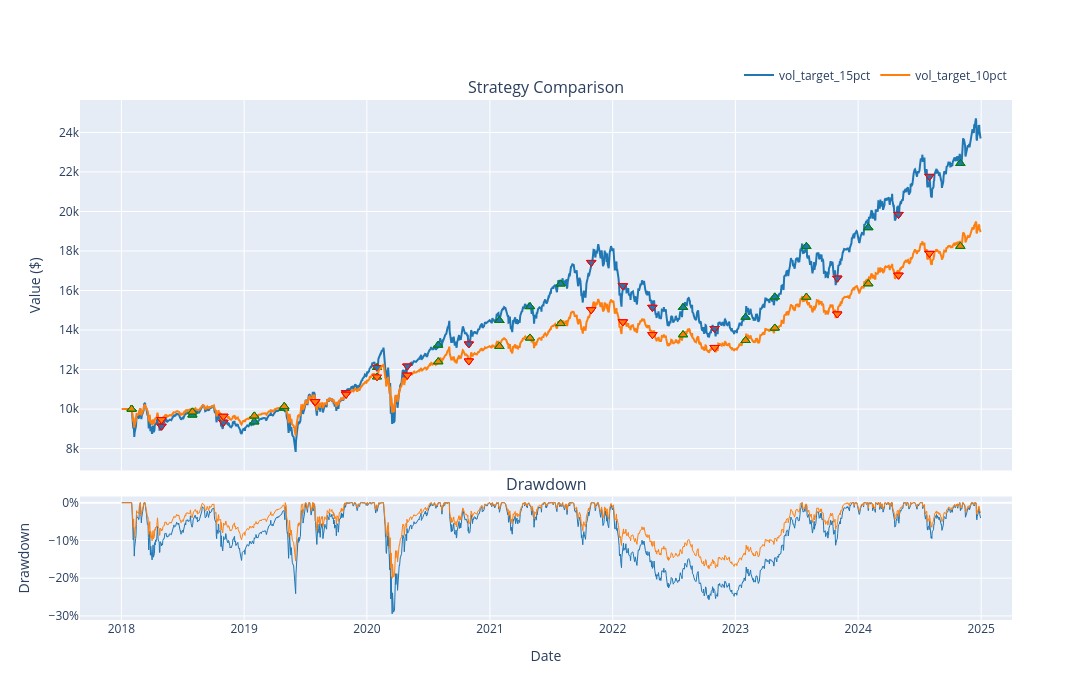

The notebook cell saved with this chart:
### Code cell
sensitivity.plot_interactive()

### Figure 1 — Plotly figure (JSON) as saved in the notebook; plotly's stock layout.template omitted (floating-point values rounded to 4 significant figures; data arrays with more than 128 entries replaced by an {"elided": "..."} marker saying what was removed)
{"data": [{"hoverinfo": "none", "legendgroup": "vol_target_15pct", "line": {"color": "#1f77b4", "width": 2}, "mode": "lines", "name": "vol_target_15pct", "type": "scatter", "x": {"elided": "1760 str values"}, "xaxis": "x", "y": {"elided": "1760 float values"}, "yaxis": "y"}, {"hovertemplate": "%{x|%Y-%m-%d}<br>%{text}<extra></extra>", "legendgroup": "vol_target_15pct", "marker": {"color": "#1f77b4", "line": {"color": "green", "width": 1}, "size": 8, "symbol": "triangle-up"}, "mode": "markers", "name": "vol_target_15pct Buy", "showlegend": false, "text": ["vol_target_15pct BUY QQQ<br>$160.77 × 90.00", "vol_target_15pct BUY BIL<br>$74.95 × 55.16", "vol_target_15pct BUY GLD<br>$127.65 × 16.19", "vol_target_15pct BUY QQQ<br>$168.09 × 13.36", "vol_target_15pct BUY BIL<br>$75.52 × 10.75", "vol_target_15pct BUY GLD<br>$115.99 × 4.07", "vol_target_15pct BUY QQQ<br>$160.94 × 9.06", "vol_target_15pct BUY BIL<br>$76.29 × 5.27", "vol_target_15pct BUY GLD<br>$124.75 × 1.25", "vol_target_15pct BUY QQQ<br>$181.73 × 86.11", "vol_target_15pct BUY BIL<br>$76.71 × 60.81", "vol_target_15pct BUY GLD<br>$121.20 × 19.46", "vol_target_15pct BUY BIL<br>$77.80 × 4.20", "vol_target_15pct BUY GLD<br>$149.33 × 0.62", "vol_target_15pct BUY QQQ<br>$257.46 × 13.89", "vol_target_15pct BUY BIL<br>$78.03 × 16.61", "vol_target_15pct BUY GLD<br>$185.43 × 2.92", "vol_target_15pct BUY QQQ<br>$305.26 × 5.30", "vol_target_15pct BUY BIL<br>$78.01 × 10.37", "vol_target_15pct BUY GLD<br>$172.61 × 2.46", "vol_target_15pct BUY QQQ<br>$328.41 × 12.01", "vol_target_15pct BUY BIL<br>$78.00 × 17.23", "vol_target_15pct BUY GLD<br>$165.66 × 4.40", "vol_target_15pct BUY QQQ<br>$354.65 × 18.64", "vol_target_15pct BUY BIL<br>$77.96 × 28.55", "vol_target_15pct BUY GLD<br>$169.82 × 6.24", "vol_target_15pct BUY QQQ<br>$308.58 × 4.54", "vol_target_15pct BUY BIL<br>$78.06 × 5.31", "vol_target_15pct BUY GLD<br>$164.10 × 1.71", "vol_target_15pct BUY QQQ<br>$289.40 × 10.99", "vol_target_15pct BUY BIL<br>$79.26 × 12.67", "vol_target_15pct BUY GLD<br>$179.41 × 1.94", "vol_target_15pct BUY QQQ<br>$317.34 × 8.48", "vol_target_15pct BUY BIL<br>$80.14 × 12.60", "vol_target_15pct BUY GLD<br>$184.80 × 2.59", "vol_target_15pct BUY QQQ<br>$377.99 × 7.39", "vol_target_15pct BUY BIL<br>$81.12 × 18.36", "vol_target_15pct BUY GLD<br>$182.35 × 4.35", "vol_target_15pct BUY QQQ<br>$412.42 × 7.38", "vol_target_15pct BUY BIL<br>$83.29 × 18.39", "vol_target_15pct BUY GLD<br>$188.45 × 3.96", "vol_target_15pct BUY QQQ<br>$480.63 × 15.62", "vol_target_15pct BUY BIL<br>$86.58 × 25.47", "vol_target_15pct BUY GLD<br>$253.51 × 3.55"], "type": "scatter", "x": ["2018-01-31T05:00:00.000000", "2018-01-31T05:00:00.000000", "2018-01-31T05:00:00.000000", "2018-07-31T04:00:00.000000", "2018-07-31T04:00:00.000000", "2018-07-31T04:00:00.000000", "2019-01-31T05:00:00.000000", "2019-01-31T05:00:00.000000", "2019-01-31T05:00:00.000000", "2019-04-30T04:00:00.000000", "2019-04-30T04:00:00.000000", "2019-04-30T04:00:00.000000", "2020-01-31T05:00:00.000000", "2020-01-31T05:00:00.000000", "2020-07-31T04:00:00.000000", "2020-07-31T04:00:00.000000", "2020-07-31T04:00:00.000000", "2021-01-29T05:00:00.000000", "2021-01-29T05:00:00.000000", "2021-01-29T05:00:00.000000", "2021-04-30T04:00:00.000000", "2021-04-30T04:00:00.000000", "2021-04-30T04:00:00.000000", "2021-07-30T04:00:00.000000", "2021-07-30T04:00:00.000000", "2021-07-30T04:00:00.000000", "2022-07-29T04:00:00.000000", "2022-07-29T04:00:00.000000", "2022-07-29T04:00:00.000000", "2023-01-31T05:00:00.000000", "2023-01-31T05:00:00.000000", "2023-01-31T05:00:00.000000", "2023-04-28T04:00:00.000000", "2023-04-28T04:00:00.000000", "2023-04-28T04:00:00.000000", "2023-07-31T04:00:00.000000", "2023-07-31T04:00:00.000000", "2023-07-31T04:00:00.000000", "2024-01-31T05:00:00.000000", "2024-01-31T05:00:00.000000", "2024-01-31T05:00:00.000000", "2024-10-31T04:00:00.000000", "2024-10-31T04:00:00.000000", "2024-10-31T04:00:00.000000"], "xaxis": "x", "y": [10000, 10000, 10000, 9699.0, 9699.0, 9699.0, 9352.0, 9352.0, 9352.0, 10050.0, 10050.0, 10050.0, 12100.0, 12100.0, 13240.0, 13240.0, 13240.0, 14490.0, 14490.0, 14490.0, 15180.0, 15180.0, 15180.0, 16330.0, 16330.0, 16330.0, 15140.0, 15140.0, 15140.0, 14650.0, 14650.0, 14650.0, 15680.0, 15680.0, 15680.0, 18230.0, 18230.0, 18230.0, 19180.0, 19180.0, 19180.0, 22430.0, 22430.0, 22430.0], "yaxis": "y"}, {"hovertemplate": "%{x|%Y-%m-%d}<br>%{text}<extra></extra>", "legendgroup": "vol_target_15pct", "marker": {"color": "#1f77b4", "line": {"color": "red", "width": 1}, "size": 8, "symbol": "triangle-down"}, "mode": "markers", "name": "vol_target_15pct Sell", "showlegend": false, "text": ["vol_target_15pct SELL QQQ<br>$152.98 × 48.65", "vol_target_15pct SELL BIL<br>$75.19 × 31.12", "vol_target_15pct SELL GLD<br>$124.59 × 8.94", "vol_target_15pct SELL QQQ<br>$162.06 × 29.65", "vol_target_15pct SELL BIL<br>$75.88 × 19.50", "vol_target_15pct SELL GLD<br>$115.15 × 6.29", "vol_target_15pct SELL QQQ<br>$183.63 × 45.30", "vol_target_15pct SELL BIL<br>$77.15 × 30.43", "vol_target_15pct SELL GLD<br>$133.21 × 11.00", "vol_target_15pct SELL QQQ<br>$189.76 × 17.46", "vol_target_15pct SELL BIL<br>$77.53 × 10.77", "vol_target_15pct SELL GLD<br>$142.43 × 3.82", "vol_target_15pct SELL QQQ<br>$211.39 × 0.29", "vol_target_15pct SELL QQQ<br>$211.68 × 36.24", "vol_target_15pct SELL BIL<br>$78.03 × 28.16", "vol_target_15pct SELL GLD<br>$158.80 × 7.58", "vol_target_15pct SELL QQQ<br>$260.94 × 7.46", "vol_target_15pct SELL BIL<br>$78.02 × 6.68", "vol_target_15pct SELL GLD<br>$176.20 × 1.12", "vol_target_15pct SELL QQQ<br>$376.02 × 14.06", "vol_target_15pct SELL BIL<br>$77.95 × 14.41", "vol_target_15pct SELL GLD<br>$166.65 × 3.01", "vol_target_15pct SELL QQQ<br>$354.01 × 25.30", "vol_target_15pct SELL BIL<br>$77.94 × 36.79", "vol_target_15pct SELL GLD<br>$168.09 × 8.67", "vol_target_15pct SELL QQQ<br>$305.83 × 1.20", "vol_target_15pct SELL BIL<br>$77.95 × 5.59", "vol_target_15pct SELL GLD<br>$176.91 × 1.59", "vol_target_15pct SELL QQQ<br>$272.38 × 4.19", "vol_target_15pct SELL BIL<br>$78.50 × 7.92", "vol_target_15pct SELL GLD<br>$151.91 × 1.41", "vol_target_15pct SELL QQQ<br>$346.16 × 12.42", "vol_target_15pct SELL BIL<br>$82.20 × 21.34", "vol_target_15pct SELL GLD<br>$184.09 × 4.71", "vol_target_15pct SELL QQQ<br>$420.51 × 7.64", "vol_target_15pct SELL BIL<br>$84.37 × 10.46", "vol_target_15pct SELL GLD<br>$211.87 × 3.47", "vol_target_15pct SELL QQQ<br>$467.28 × 8.68", "vol_target_15pct SELL BIL<br>$85.48 × 8.41", "vol_target_15pct SELL GLD<br>$226.55 × 2.14"], "type": "scatter", "x": ["2018-04-30T04:00:00.000000", "2018-04-30T04:00:00.000000", "2018-04-30T04:00:00.000000", "2018-10-31T04:00:00.000000", "2018-10-31T04:00:00.000000", "2018-10-31T04:00:00.000000", "2019-07-31T04:00:00.000000", "2019-07-31T04:00:00.000000", "2019-07-31T04:00:00.000000", "2019-10-31T04:00:00.000000", "2019-10-31T04:00:00.000000", "2019-10-31T04:00:00.000000", "2020-01-31T05:00:00.000000", "2020-04-30T04:00:00.000000", "2020-04-30T04:00:00.000000", "2020-04-30T04:00:00.000000", "2020-10-30T04:00:00.000000", "2020-10-30T04:00:00.000000", "2020-10-30T04:00:00.000000", "2021-10-29T04:00:00.000000", "2021-10-29T04:00:00.000000", "2021-10-29T04:00:00.000000", "2022-01-31T05:00:00.000000", "2022-01-31T05:00:00.000000", "2022-01-31T05:00:00.000000", "2022-04-29T04:00:00.000000", "2022-04-29T04:00:00.000000", "2022-04-29T04:00:00.000000", "2022-10-31T04:00:00.000000", "2022-10-31T04:00:00.000000", "2022-10-31T04:00:00.000000", "2023-10-31T04:00:00.000000", "2023-10-31T04:00:00.000000", "2023-10-31T04:00:00.000000", "2024-04-30T04:00:00.000000", "2024-04-30T04:00:00.000000", "2024-04-30T04:00:00.000000", "2024-07-31T04:00:00.000000", "2024-07-31T04:00:00.000000", "2024-07-31T04:00:00.000000"], "xaxis": "x", "y": [9131.0, 9131.0, 9131.0, 9327.0, 9327.0, 9327.0, 10350.0, 10350.0, 10350.0, 10840.0, 10840.0, 10840.0, 12100.0, 12170.0, 12170.0, 12170.0, 13290.0, 13290.0, 13290.0, 17420.0, 17420.0, 17420.0, 16240.0, 16240.0, 16240.0, 15150.0, 15150.0, 15150.0, 14080.0, 14080.0, 14080.0, 16630.0, 16630.0, 16630.0, 19850.0, 19850.0, 19850.0, 21770.0, 21770.0, 21770.0], "yaxis": "y"}, {"hoverinfo": "none", "legendgroup": "vol_target_15pct", "line": {"color": "#1f77b4", "width": 1}, "mode": "lines", "name": "vol_target_15pct DD", "showlegend": false, "type": "scatter", "x": {"elided": "1760 str values"}, "xaxis": "x2", "y": {"elided": "1760 float values"}, "yaxis": "y2"}, {"hoverinfo": "none", "legendgroup": "vol_target_10pct", "line": {"color": "#ff7f0e", "width": 2}, "mode": "lines", "name": "vol_target_10pct", "type": "scatter", "x": {"elided": "1760 str values"}, "xaxis": "x", "y": {"elided": "1760 float values"}, "yaxis": "y"}, {"hovertemplate": "%{x|%Y-%m-%d}<br>%{text}<extra></extra>", "legendgroup": "vol_target_10pct", "marker": {"color": "#ff7f0e", "line": {"color": "green", "width": 1}, "size": 8, "symbol": "triangle-up"}, "mode": "markers", "name": "vol_target_10pct Buy", "showlegend": false, "text": ["vol_target_10pct BUY QQQ<br>$160.77 × 60.00", "vol_target_10pct BUY BIL<br>$74.95 × 36.77", "vol_target_10pct BUY GLD<br>$127.65 × 10.80", "vol_target_10pct BUY QQQ<br>$168.09 × 8.50", "vol_target_10pct BUY BIL<br>$75.52 × 6.96", "vol_target_10pct BUY GLD<br>$115.99 × 2.66", "vol_target_10pct BUY QQQ<br>$160.94 × 6.22", "vol_target_10pct BUY BIL<br>$76.29 × 3.62", "vol_target_10pct BUY GLD<br>$124.75 × 0.86", "vol_target_10pct BUY QQQ<br>$181.73 × 57.33", "vol_target_10pct BUY BIL<br>$76.71 × 40.54", "vol_target_10pct BUY GLD<br>$121.20 × 12.98", "vol_target_10pct BUY BIL<br>$77.80 × 1.85", "vol_target_10pct BUY GLD<br>$149.33 × 0.17", "vol_target_10pct BUY QQQ<br>$257.46 × 8.32", "vol_target_10pct BUY BIL<br>$78.03 × 10.09", "vol_target_10pct BUY GLD<br>$185.43 × 1.76", "vol_target_10pct BUY QQQ<br>$305.26 × 2.75", "vol_target_10pct BUY BIL<br>$78.01 × 5.84", "vol_target_10pct BUY GLD<br>$172.61 × 1.40", "vol_target_10pct BUY QQQ<br>$328.41 × 6.87", "vol_target_10pct BUY BIL<br>$78.00 × 9.95", "vol_target_10pct BUY GLD<br>$165.66 × 2.55", "vol_target_10pct BUY QQQ<br>$354.65 × 10.36", "vol_target_10pct BUY BIL<br>$77.96 × 16.04", "vol_target_10pct BUY GLD<br>$169.82 × 3.49", "vol_target_10pct BUY QQQ<br>$308.58 × 2.75", "vol_target_10pct BUY BIL<br>$78.06 × 3.22", "vol_target_10pct BUY GLD<br>$164.10 × 1.04", "vol_target_10pct BUY QQQ<br>$289.40 × 6.55", "vol_target_10pct BUY BIL<br>$79.26 × 7.58", "vol_target_10pct BUY GLD<br>$179.41 × 1.14", "vol_target_10pct BUY QQQ<br>$317.34 × 4.63", "vol_target_10pct BUY BIL<br>$80.14 × 7.08", "vol_target_10pct BUY GLD<br>$184.80 × 1.45", "vol_target_10pct BUY QQQ<br>$377.99 × 3.08", "vol_target_10pct BUY BIL<br>$81.12 × 9.21", "vol_target_10pct BUY GLD<br>$182.35 × 2.21", "vol_target_10pct BUY QQQ<br>$412.42 × 3.22", "vol_target_10pct BUY BIL<br>$83.29 × 9.28", "vol_target_10pct BUY GLD<br>$188.45 × 1.99", "vol_target_10pct BUY QQQ<br>$480.63 × 8.31", "vol_target_10pct BUY BIL<br>$86.58 × 13.57", "vol_target_10pct BUY GLD<br>$253.51 × 1.88"], "type": "scatter", "x": ["2018-01-31T05:00:00.000000", "2018-01-31T05:00:00.000000", "2018-01-31T05:00:00.000000", "2018-07-31T04:00:00.000000", "2018-07-31T04:00:00.000000", "2018-07-31T04:00:00.000000", "2019-01-31T05:00:00.000000", "2019-01-31T05:00:00.000000", "2019-01-31T05:00:00.000000", "2019-04-30T04:00:00.000000", "2019-04-30T04:00:00.000000", "2019-04-30T04:00:00.000000", "2020-01-31T05:00:00.000000", "2020-01-31T05:00:00.000000", "2020-07-31T04:00:00.000000", "2020-07-31T04:00:00.000000", "2020-07-31T04:00:00.000000", "2021-01-29T05:00:00.000000", "2021-01-29T05:00:00.000000", "2021-01-29T05:00:00.000000", "2021-04-30T04:00:00.000000", "2021-04-30T04:00:00.000000", "2021-04-30T04:00:00.000000", "2021-07-30T04:00:00.000000", "2021-07-30T04:00:00.000000", "2021-07-30T04:00:00.000000", "2022-07-29T04:00:00.000000", "2022-07-29T04:00:00.000000", "2022-07-29T04:00:00.000000", "2023-01-31T05:00:00.000000", "2023-01-31T05:00:00.000000", "2023-01-31T05:00:00.000000", "2023-04-28T04:00:00.000000", "2023-04-28T04:00:00.000000", "2023-04-28T04:00:00.000000", "2023-07-31T04:00:00.000000", "2023-07-31T04:00:00.000000", "2023-07-31T04:00:00.000000", "2024-01-31T05:00:00.000000", "2024-01-31T05:00:00.000000", "2024-01-31T05:00:00.000000", "2024-10-31T04:00:00.000000", "2024-10-31T04:00:00.000000", "2024-10-31T04:00:00.000000"], "xaxis": "x", "y": [10000, 10000, 10000, 9855.0, 9855.0, 9855.0, 9651.0, 9651.0, 9651.0, 10130.0, 10130.0, 10130.0, 11630.0, 11630.0, 12400.0, 12400.0, 12400.0, 13170.0, 13170.0, 13170.0, 13600.0, 13600.0, 13600.0, 14330.0, 14330.0, 14330.0, 13760.0, 13760.0, 13760.0, 13470.0, 13470.0, 13470.0, 14100.0, 14100.0, 14100.0, 15660.0, 15660.0, 15660.0, 16340.0, 16340.0, 16340.0, 18240.0, 18240.0, 18240.0], "yaxis": "y"}, {"hovertemplate": "%{x|%Y-%m-%d}<br>%{text}<extra></extra>", "legendgroup": "vol_target_10pct", "marker": {"color": "#ff7f0e", "line": {"color": "red", "width": 1}, "size": 8, "symbol": "triangle-down"}, "mode": "markers", "name": "vol_target_10pct Sell", "showlegend": false, "text": ["vol_target_10pct SELL QQQ<br>$152.98 × 31.43", "vol_target_10pct SELL BIL<br>$75.19 × 20.16", "vol_target_10pct SELL GLD<br>$124.59 × 5.78", "vol_target_10pct SELL QQQ<br>$162.06 × 19.81", "vol_target_10pct SELL BIL<br>$75.88 × 13.04", "vol_target_10pct SELL GLD<br>$115.15 × 4.20", "vol_target_10pct SELL QQQ<br>$183.63 × 30.72", "vol_target_10pct SELL BIL<br>$77.15 × 20.64", "vol_target_10pct SELL GLD<br>$133.21 × 7.45", "vol_target_10pct SELL QQQ<br>$189.76 × 12.08", "vol_target_10pct SELL BIL<br>$77.53 × 7.49", "vol_target_10pct SELL GLD<br>$142.43 × 2.63", "vol_target_10pct SELL QQQ<br>$211.39 × 1.39", "vol_target_10pct SELL QQQ<br>$211.68 × 23.18", "vol_target_10pct SELL BIL<br>$78.03 × 18.02", "vol_target_10pct SELL GLD<br>$158.80 × 4.85", "vol_target_10pct SELL QQQ<br>$260.94 × 4.68", "vol_target_10pct SELL BIL<br>$78.02 × 4.19", "vol_target_10pct SELL GLD<br>$176.20 × 0.70", "vol_target_10pct SELL QQQ<br>$376.02 × 8.71", "vol_target_10pct SELL BIL<br>$77.95 × 9.09", "vol_target_10pct SELL GLD<br>$166.65 × 1.92", "vol_target_10pct SELL QQQ<br>$354.01 × 14.15", "vol_target_10pct SELL BIL<br>$77.94 × 20.64", "vol_target_10pct SELL GLD<br>$168.09 × 4.86", "vol_target_10pct SELL QQQ<br>$305.83 × 0.39", "vol_target_10pct SELL BIL<br>$77.95 × 2.94", "vol_target_10pct SELL GLD<br>$176.91 × 0.86", "vol_target_10pct SELL QQQ<br>$272.38 × 2.19", "vol_target_10pct SELL BIL<br>$78.50 × 4.45", "vol_target_10pct SELL GLD<br>$151.91 × 0.77", "vol_target_10pct SELL QQQ<br>$346.16 × 6.32", "vol_target_10pct SELL BIL<br>$82.20 × 11.27", "vol_target_10pct SELL GLD<br>$184.09 × 2.48", "vol_target_10pct SELL QQQ<br>$420.51 × 4.51", "vol_target_10pct SELL BIL<br>$84.37 × 6.19", "vol_target_10pct SELL GLD<br>$211.87 × 2.02", "vol_target_10pct SELL QQQ<br>$467.28 × 5.35", "vol_target_10pct SELL BIL<br>$85.48 × 5.45", "vol_target_10pct SELL GLD<br>$226.55 × 1.34"], "type": "scatter", "x": ["2018-04-30T04:00:00.000000", "2018-04-30T04:00:00.000000", "2018-04-30T04:00:00.000000", "2018-10-31T04:00:00.000000", "2018-10-31T04:00:00.000000", "2018-10-31T04:00:00.000000", "2019-07-31T04:00:00.000000", "2019-07-31T04:00:00.000000", "2019-07-31T04:00:00.000000", "2019-10-31T04:00:00.000000", "2019-10-31T04:00:00.000000", "2019-10-31T04:00:00.000000", "2020-01-31T05:00:00.000000", "2020-04-30T04:00:00.000000", "2020-04-30T04:00:00.000000", "2020-04-30T04:00:00.000000", "2020-10-30T04:00:00.000000", "2020-10-30T04:00:00.000000", "2020-10-30T04:00:00.000000", "2021-10-29T04:00:00.000000", "2021-10-29T04:00:00.000000", "2021-10-29T04:00:00.000000", "2022-01-31T05:00:00.000000", "2022-01-31T05:00:00.000000", "2022-01-31T05:00:00.000000", "2022-04-29T04:00:00.000000", "2022-04-29T04:00:00.000000", "2022-04-29T04:00:00.000000", "2022-10-31T04:00:00.000000", "2022-10-31T04:00:00.000000", "2022-10-31T04:00:00.000000", "2023-10-31T04:00:00.000000", "2023-10-31T04:00:00.000000", "2023-10-31T04:00:00.000000", "2024-04-30T04:00:00.000000", "2024-04-30T04:00:00.000000", "2024-04-30T04:00:00.000000", "2024-07-31T04:00:00.000000", "2024-07-31T04:00:00.000000", "2024-07-31T04:00:00.000000"], "xaxis": "x", "y": [9462.0, 9462.0, 9462.0, 9633.0, 9633.0, 9633.0, 10370.0, 10370.0, 10370.0, 10750.0, 10750.0, 10750.0, 11630.0, 11710.0, 11710.0, 11710.0, 12430.0, 12430.0, 12430.0, 15030.0, 15030.0, 15030.0, 14410.0, 14410.0, 14410.0, 13770.0, 13770.0, 13770.0, 13120.0, 13120.0, 13120.0, 14810.0, 14810.0, 14810.0, 16770.0, 16770.0, 16770.0, 17880.0, 17880.0, 17880.0], "yaxis": "y"}, {"hoverinfo": "none", "legendgroup": "vol_target_10pct", "line": {"color": "#ff7f0e", "width": 1}, "mode": "lines", "name": "vol_target_10pct DD", "showlegend": false, "type": "scatter", "x": {"elided": "1760 str values"}, "xaxis": "x2", "y": {"elided": "1760 float values"}, "yaxis": "y2"}], "layout": {"annotations": [{"font": {"size": 16}, "showarrow": false, "text": "Strategy Comparison", "x": 0.5, "xanchor": "center", "xref": "paper", "y": 1.0, "yanchor": "bottom", "yref": "paper"}, {"font": {"size": 16}, "showarrow": false, "text": "Drawdown", "x": 0.5, "xanchor": "center", "xref": "paper", "y": 0.2375, "yanchor": "bottom", "yref": "paper"}], "height": 700, "hovermode": "closest", "legend": {"orientation": "h", "x": 1, "xanchor": "right", "y": 1.02, "yanchor": "bottom"}, "width": 1200, "xaxis": {"anchor": "y", "domain": [0, 1], "matches": "x2", "showticklabels": false}, "xaxis2": {"anchor": "y2", "domain": [0, 1], "title": {"text": "Date"}}, "yaxis": {"anchor": "x", "domain": [0.2875, 1.0], "title": {"text": "Value ($)"}}, "yaxis2": {"anchor": "x2", "domain": [0, 0.2375], "tickformat": ".0%", "title": {"text": "Drawdown"}}}}
